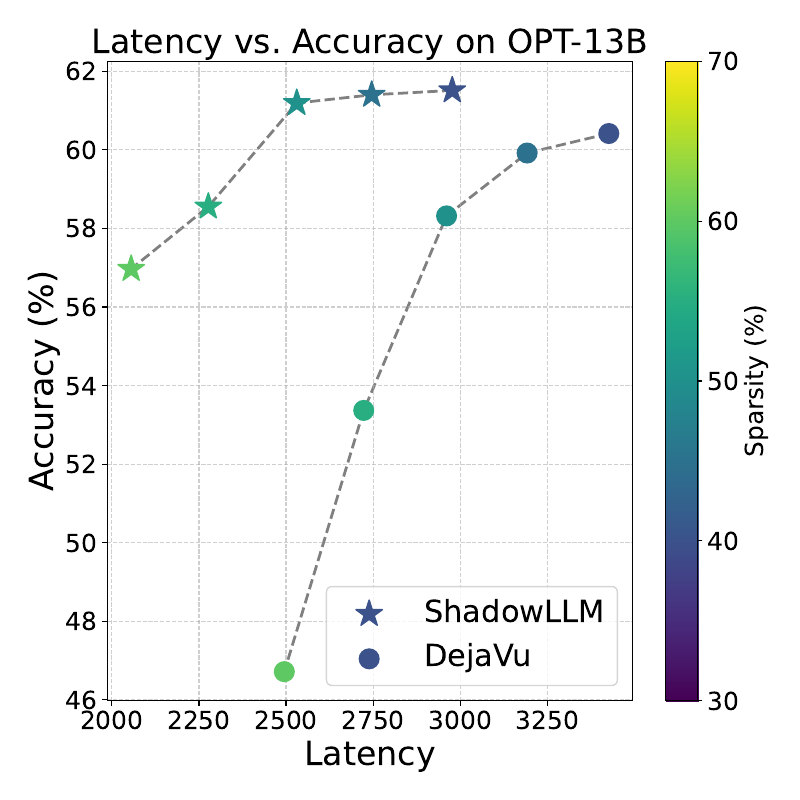

This figure's Python source:
import pandas as pd
import matplotlib.pyplot as plt
import numpy as np
from matplotlib.colors import Normalize

# Set plot styles for IEEE scientific standard
plt.rcParams.update({
    'font.size': 18,
    'lines.linewidth': 2,
    'lines.markersize': 8,
    'grid.alpha': 0.6,
    'grid.linestyle': '--'
})

# Read csv called teaser_info.csv
df = pd.read_csv('teaser_info.csv')

unique_sparsity = [10, 20, 30, 40, 50, 60, 70, 80, 90]
cmap = plt.get_cmap('viridis', lut=len(unique_sparsity))

# Normalize sparsity for color mapping
norm = Normalize(vmin=min(unique_sparsity), vmax=max(unique_sparsity))
colors = cmap(norm(df['sparsity']))

# Plotting
fig, ax = plt.subplots(figsize=(8, 6))

# ShadowLLM
ax.plot(df['latency_shadowllm'], df['mean_acc_shadowllm'], linestyle='--', color='gray', zorder=1)
sc1 = ax.scatter(df['latency_shadowllm'], df['mean_acc_shadowllm'], c=colors, marker='*', s=400, label='ShadowLLM', zorder=3)

# DejaVu
ax.plot(df['latency_dejavu'], df['mean_acc_dejavu'], linestyle='--', color='gray', zorder=1)
sc2 = ax.scatter(df['latency_dejavu'], df['mean_acc_dejavu'], c=colors, marker='o', s=200, label='DejaVu', zorder=3)

# Labels and Title
ax.set_xlabel('Latency (ms)', fontsize=24)
ax.set_ylabel('Accuracy (%)', fontsize=24)
ax.set_title('Latency vs. Accuracy on OPT-13B', fontsize=24)

ax.grid(True)
# Legend
ax.legend(fontsize=22, loc='lower right')

# Adjust layout to make space for colorbar
plt.tight_layout(rect=[0, 0, 0.89, 1])


# Create a new axis for the colorbar with a custom position
cax = fig.add_axes([0.92, 0.18, 0.02, 0.7])  # [left, bottom, width, height]

# Create a cropped colormap for colorbar
cmap_cropped = plt.get_cmap('viridis')
norm_cropped = Normalize(vmin=30, vmax=70)

sm = plt.cm.ScalarMappable(cmap=cmap_cropped, norm=norm_cropped)
sm.set_array([])

# Colorbar
cbar = plt.colorbar(sm, cax=cax, label='Sparsity (%)')
cbar.set_label('Sparsity (%)', fontsize=24, labelpad=-70, y=0.5, rotation=90)
cbar.set_ticks([30, 40, 50, 60, 70])  # Set the desired tick locations

# Adjust layout to make space for colorbar
# plt.tight_layout()


# Save the plot
plt.savefig('teaser_gen.pdf')

    # import pandas as pd
    # import matplotlib.pyplot as plt
    # import numpy as np
    # from matplotlib.colors import Normalize

    # # Set plot styles for IEEE scientific standard
    # plt.rcParams.update({
    #     'font.size': 18,
    #     'lines.linewidth': 2,
    #     'lines.markersize': 8,
    #     'grid.alpha': 0.6,
    #     'grid.linestyle': '--'
    # })

    # # Read csv called teaser_info.csv
    # df = pd.read_csv('teaser_info.csv')

    # unique_sparsity = [10, 20, 30, 40, 50, 60, 70, 80, 90]
    # cmap = plt.get_cmap('viridis', lut=len(unique_sparsity))

    # # Normalize sparsity for color mapping
    # norm = Normalize(vmin=min(unique_sparsity), vmax=max(unique_sparsity))
    # colors = cmap(norm(df['sparsity']))

    # # Plotting
    # fig, ax = plt.subplots(figsize=(8, 6))

    # # ShadowLLM
    # ax.plot(df['latency_shadowllm'], df['mean_acc_shadowllm'], linestyle='--', color='gray', zorder=1)
    # sc1 = ax.scatter(df['latency_shadowllm'], df['mean_acc_shadowllm'], c=colors, marker='*', s=400, label='ShadowLLM', zorder=3)


    # # DejaVu
    # ax.plot(df['latency_dejavu'], df['mean_acc_dejavu'], linestyle='--', color='gray', zorder=1)
    # sc2 = ax.scatter(df['latency_dejavu'], df['mean_acc_dejavu'], c=colors, marker='o', s=200, label='DejaVu', zorder=3)


    # # Adjust colorbar size

    # # Labels and Title
    # ax.set_xlabel('Latency (ms)', fontsize=24)
    # ax.set_ylabel('Accuracy (%)', fontsize=24)
    # ax.set_title('Latency vs. Accuracy on OPT-13B', fontsize=24)

    # ax.grid(True)
    # # Legend
    # ax.legend(fontsize=22, loc='lower right')

    # plt.tight_layout()
    # # Create a cropped colormap for colorbar
    # cmap_cropped = plt.get_cmap('viridis')
    # norm_cropped = Normalize(vmin=30, vmax=70)

    # sm = plt.cm.ScalarMappable(cmap=cmap_cropped, norm=norm_cropped)
    # sm.set_array([])

    # # Colorbar
    # cbar = plt.colorbar(sm, ax=ax, label='Sparsity (%)')
    # # cbar.set_label('Sparsity (%)', fontsize=24)
    # cbar.set_label('Sparsity (%)', fontsize=24, labelpad=-70, y=0.5, rotation=90)
    # cbar.set_ticks([30, 40, 50, 60, 70])  # Set the desired tick locations

    # plt.tight_layout()

    # # Save the plot
    # plt.savefig('teaser_gen.pdf')
